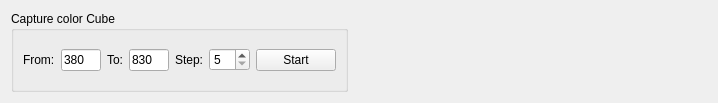
<?xml version="1.0" encoding="UTF-8"?>
<ui version="4.0">
 <class>AquisitionTools</class>
 <widget class="QWidget" name="AquisitionTools">
  <property name="geometry">
   <rect>
    <x>0</x>
    <y>0</y>
    <width>718</width>
    <height>103</height>
   </rect>
  </property>
  <property name="windowTitle">
   <string>Form</string>
  </property>
  <layout class="QHBoxLayout" name="horizontalLayout_2">
   <item>
    <widget class="QGroupBox" name="groupBox">
     <property name="sizePolicy">
      <sizepolicy hsizetype="Preferred" vsizetype="Preferred">
       <horstretch>0</horstretch>
       <verstretch>0</verstretch>
      </sizepolicy>
     </property>
     <property name="title">
      <string>Capture color Cube</string>
     </property>
     <layout class="QHBoxLayout" name="horizontalLayout">
      <item>
       <widget class="QLabel" name="label">
        <property name="text">
         <string>From:</string>
        </property>
       </widget>
      </item>
      <item>
       <widget class="QLineEdit" name="cubeFromEdit">
        <property name="sizePolicy">
         <sizepolicy hsizetype="Fixed" vsizetype="Fixed">
          <horstretch>0</horstretch>
          <verstretch>0</verstretch>
         </sizepolicy>
        </property>
        <property name="maximumSize">
         <size>
          <width>40</width>
          <height>16777215</height>
         </size>
        </property>
        <property name="text">
         <string>380</string>
        </property>
       </widget>
      </item>
      <item>
       <widget class="QLabel" name="label_2">
        <property name="text">
         <string>To:</string>
        </property>
       </widget>
      </item>
      <item>
       <widget class="QLineEdit" name="cubeToEdit">
        <property name="maximumSize">
         <size>
          <width>40</width>
          <height>16777215</height>
         </size>
        </property>
        <property name="text">
         <string>830</string>
        </property>
       </widget>
      </item>
      <item>
       <widget class="QLabel" name="label_3">
        <property name="text">
         <string>Step:</string>
        </property>
       </widget>
      </item>
      <item>
       <widget class="QSpinBox" name="cubeStepSpin">
        <property name="minimum">
         <number>5</number>
        </property>
        <property name="singleStep">
         <number>5</number>
        </property>
        <property name="value">
         <number>5</number>
        </property>
       </widget>
      </item>
      <item>
       <widget class="QPushButton" name="startCubeButton">
        <property name="minimumSize">
         <size>
          <width>80</width>
          <height>0</height>
         </size>
        </property>
        <property name="text">
         <string>Start</string>
        </property>
       </widget>
      </item>
     </layout>
    </widget>
   </item>
   <item>
    <widget class="CameraSimplePropertiesW" name="cameraPropertiesW" native="true">
     <property name="sizePolicy">
      <sizepolicy hsizetype="Preferred" vsizetype="Preferred">
       <horstretch>1</horstretch>
       <verstretch>0</verstretch>
      </sizepolicy>
     </property>
    </widget>
   </item>
  </layout>
 </widget>
 <customwidgets>
  <customwidget>
   <class>CameraSimplePropertiesW</class>
   <extends>QWidget</extends>
   <header>camerasimplepropertiesw.h</header>
   <container>1</container>
  </customwidget>
 </customwidgets>
 <resources/>
 <connections/>
</ui>
